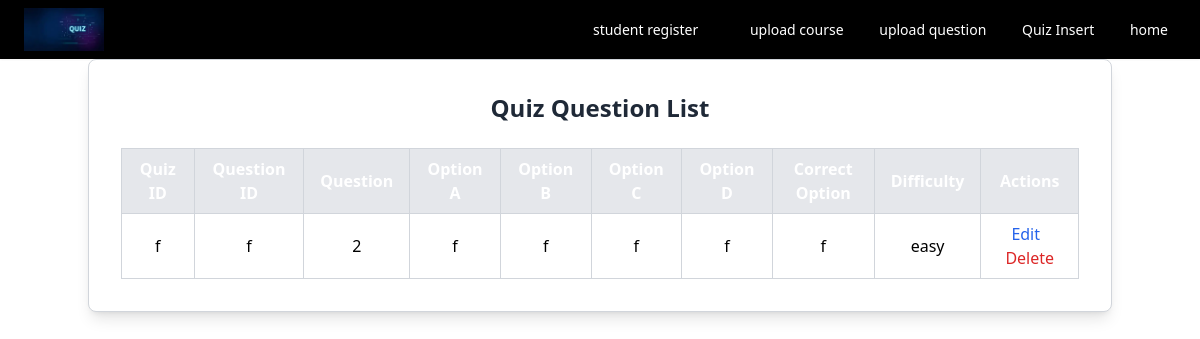
/quizlist, run on an earlier commit of the app's database.
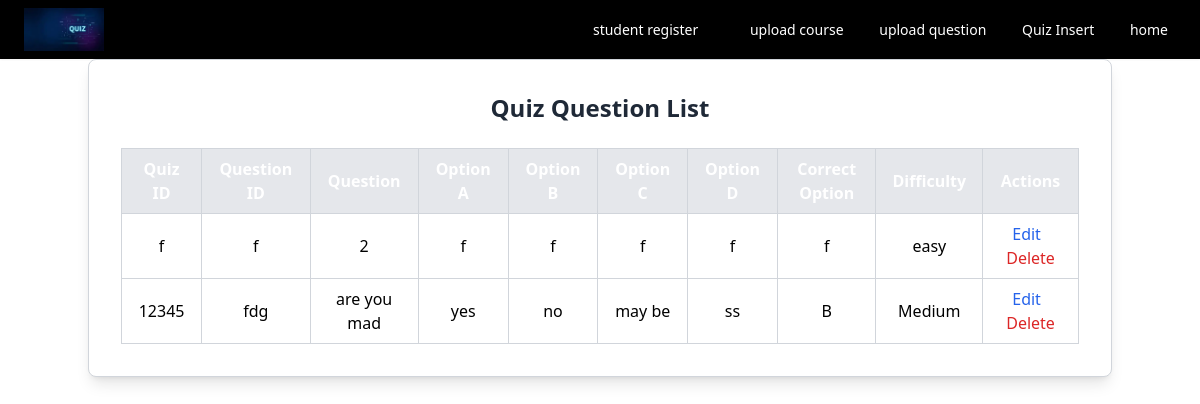
And on a later commit of the database.
### Common/models.py (models this page shows)
class quiz(models.Model):
    quiz_id = models.CharField(max_length=30,primary_key=True)
    question_id = models.CharField(max_length=30,unique=True)
    question = models.CharField(max_length=300)
    correct_option = models.CharField(max_length=300)
    option_A = models.CharField(max_length=300)
    option_B = models.CharField(max_length=300)
    option_C = models.CharField(max_length=300)
    option_D = models.CharField(max_length=300)
    Difficulty_Level = models.CharField(max_length=300,null=True,blank=True,default="easy")

### Faculty/views.py (the view)
# urls.py: path('quizlist',views.quizdisplay,name='quiz_display'),
def quizdisplay(request):
    data=quiz.objects.all()
    return render(request,"quizdisplay.html",{'quizdata':data})

### Faculty/Templates/quizdisplay.html (shortened to what this page needs)
 {% include 'fheader.html' %}
{% load widget_tweaks %}
<!DOCTYPE html>
<html lang="en">
<head>
    <script src="https://cdn.jsdelivr.net/npm/@tailwindcss/browser@4"></script>
</head>
<body class="bg-gray-100 min-h-screen flex items-center justify-center">
    <div class="flex justify-center">
    <div class="w-full max-w-5xl bg-white p-8 rounded-lg shadow-lg border border-gray-300">
        <h1 class="text-2xl font-semibold text-gray-800 text-center mb-6">
            Quiz Question List
        </h1>
        <table class="min-w-full border border-gray-300">
            <thead>
                <tr class="bg-gray-200">
                    <th class="px-4 py-2 border border-gray-300">Quiz ID</th>
                    <th class="px-4 py-2 border border-gray-300">Question ID</th>
                    <th class="px-4 py-2 border border-gray-300">Question</th>
                    <th class="px-4 py-2 border border-gray-300">Option A</th>
                    <th class="px-4 py-2 border border-gray-300">Option B</th>
                    <th class="px-4 py-2 border border-gray-300">Option C</th>
                    <th class="px-4 py-2 border border-gray-300">Option D</th>
                    <th class="px-4 py-2 border border-gray-300">Correct Option</th>
                    <th class="px-4 py-2 border border-gray-300">Difficulty</th>
                    <th class="px-4 py-2 border border-gray-300">Actions</th>
                </tr>
            </thead>
            <tbody>
                {% for q in quizdata %}
                <tr class="hover:bg-gray-100">
                    <td class="px-4 py-2 border border-gray-300 text-center text-black">{{ q.quiz_id }}</td>
                    <td class="px-4 py-2 border border-gray-300 text-center text-black">{{ q.question_id }}</td>
                    <td class="px-4 py-2 border border-gray-300 text-center text-black">{{ q.question }}</td>
                    <td class="px-4 py-2 border border-gray-300 text-center text-black">{{ q.option_A }}</td>
                    <td class="px-4 py-2 border border-gray-300 text-center text-black">{{ q.option_B }}</td>
                    <td class="px-4 py-2 border border-gray-300 text-center text-black">{{ q.option_C }}</td>
                    <td class="px-4 py-2 border border-gray-300 text-center text-black">{{ q.option_D }}</td>
                    <td class="px-4 py-2 border border-gray-300 text-center text-black">{{ q.correct_option }}</td>
                    <td class="px-4 py-2 border border-gray-300 text-center text-black">{{ q.Difficulty_Level }}</td>
                    <td class="px-4 py-2 border border-gray-300 text-center">
                        <a href="{% url 'quiz_edit' q.quiz_id %}"
                           class="text-blue-600 hover:underline mr-2">Edit</a>
                        <a href="{% url 'quiz_delete' q.quiz_id %}"
                           class="text-red-600 hover:underline"
                           onclick="return confirm('Are you sure you want to delete this quiz question?');">
                           Delete
                        </a>
                    </td>
                </tr>
                {% endfor %}
            </tbody>
        </table>
    </div>
    </div>
</body>
</html>

What changed in the data, as far as the page shows it:
added quiz: quiz_id "12345", question_id "fdg", question "are you mad", option_A "yes", option_B "no", option_C "may be", option_D "ss", correct_option "B", Difficulty_Level "Medium"
